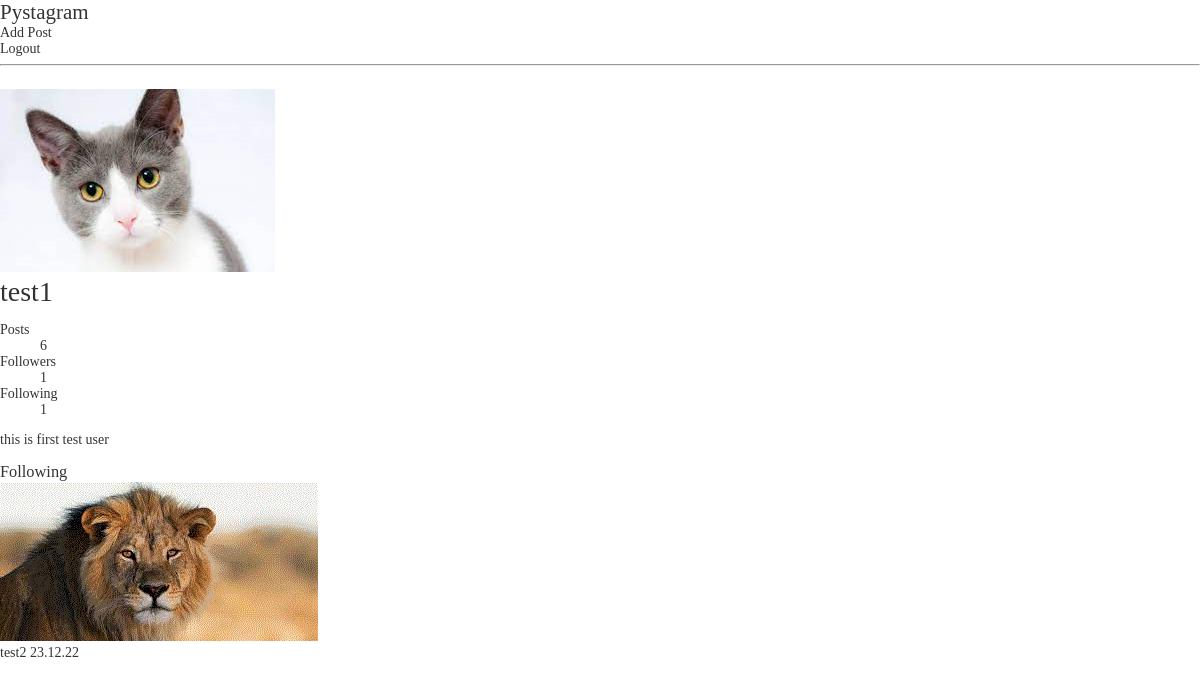
The page /users/2/following/ on the database its author committed.
### users/models.py (models this page shows, shortened)
class User(AbstractUser):
    profile_image = models.ImageField(
        "프로필 이미지",
        upload_to="users/profile",
        blank=True
        )
    short_description = models.TextField("소개글",  blank=True)
    like_posts = models.ManyToManyField(
        "posts.Post",
        verbose_name="좋아요 누른 포스트 목록",
        related_name="like_users",
        blank=True,
    )
    following = models.ManyToManyField(
        "self",
        verbose_name="팔로우 중인 유저들",
        related_name="followers",
        symmetrical=False,
        through="users.Relationship",
    )

class Relationship(models.Model):
    from_user = models.ForeignKey(
        "users.User",
        verbose_name="팔로우를 요청한 사람",
        related_name="following_relationships",
        on_delete=models.CASCADE
    )
    to_user = models.ForeignKey(
        "users.User",
        verbose_name="팔로우 요청의 대상",
        related_name="follower_relationships",
        on_delete=models.CASCADE
    )
    created = models.DateTimeField(auto_now_add=True)

### users/views.py (the view)
# urls.py: path("<int:user_id>/following/", views.Following.as_view(), name="following"),
class Following(TemplateView):
    template_name = "users/following.html"
    def get_context_data(self, **kwargs):
        context = super().get_context_data(**kwargs)
        user_id = kwargs["user_id"]
        user = get_object_or_404(models.User, id=user_id)
        relationships = user.following_relationships.all()
        context["user"] = user
        context["relationships"] = relationships
        return context

### templates/users/following.html
{% extends "base_profile.html" %}
{% block bottom_data %}
<div class="relationships">
    <h3>Following</h3>
    {% for relationship in relationships %}
        <div class="relationship">
            <a href="{% url "users:profile" user_id=relationship.to_user.id %}">
                {% if relationship.to_user.profile_image %}
                    <img src="{{ relationship.to_user.profile_image.url }}">
                {% endif %}
                <div class="relationship-info">
                    <span>{{ relationship.to_user.username }}</span>
                    <span>{{ relationship.created|date:"y.m.d" }}</span>
                </div>
            </a>
        </div>
    {% endfor %}
</div>
{% endblock  %}

### templates/base_profile.html (shortened to what this page needs)
{% extends "base_nav.html" %}
{% block content %}
<div id="profile">
    <div class="info">
        {% if user.profile_image %}
            <img src="{{ user.profile_image.url }}">
        {% endif %}
        <div class="info-texts">
            <h1>{{ user.username }}</h1>
            <div class="counts">
                <dl>
                    <dt>Posts</dt>
                    <a href="{% url "users:profile" user_id=user.id %}">
                    <dd>{{ user.post_set.count }}</dd>
                    </a>
                    <dt>Followers</dt>
                    <a href="{% url "users:followers" user_id=user.id %}">
                    <dd>{{ user.followers.count }}</dd>
                    </a>
                    <dt>Following</dt>
                    <a href="{% url "users:following" user_id=user.id %}">
                    <dd>{{ user.following.count }}</dd>
                    </a>
                </dl>
            </div>
            <p>{{ user.short_description }}</p>
        </div>
    </div>
    {% block bottom_data %}{% endblock  %}
</div>
{% endblock  %}

### static/css/style.css (style rules this page uses)
h1, h2, h3, h4, h5, h6 { padding: 0; margin: 0; font-weight: 300; }
a { text-decoration: none; color: #333; }
html { margin: 0; font-family: "Noto Sans KR", serif; font-weight: 300; font-size: 14px; color: #333; height: 100%; }
body { margin: 0; height: 100%; }

### rows shown on the page
User: profile_image (picture), username "test1", post_set.count "6", followers.count "1", following.count "1", short_description "this is first test user"
Relationship: to_user.profile_image (picture), to_user.username "test2", created "23.12.22"
